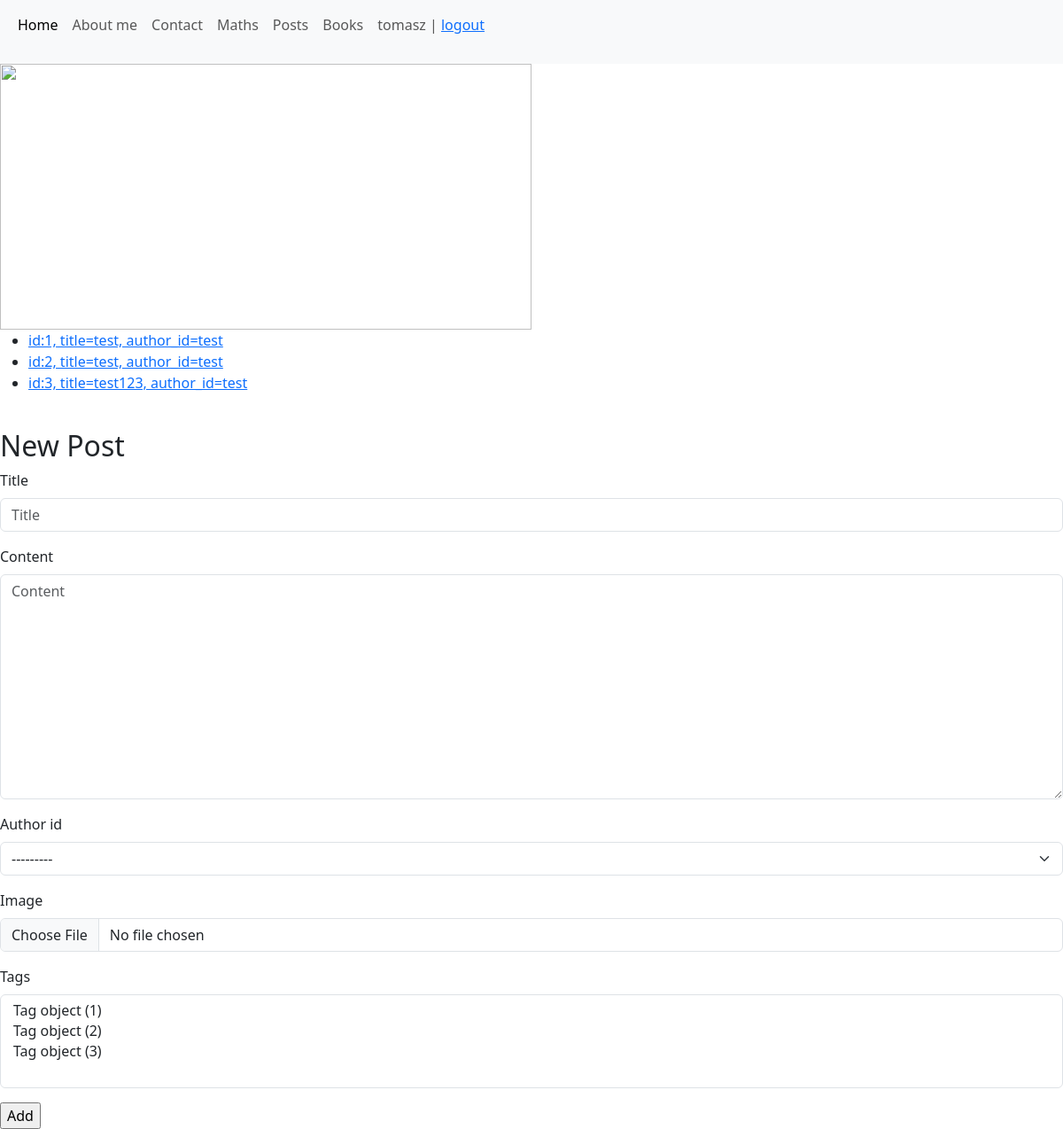
The page /posts/ (signed in) on the database its author committed.
### posts/models.py (models this page shows)
class Post(models.Model):
   title = models.CharField(max_length=20)
   content = models.TextField()
   created = models.DateTimeField(auto_now_add=True)
   modified = models.DateTimeField(auto_now_add=True)
   author_id = models.ForeignKey('posts.Author', on_delete=models.CASCADE, null=True, blank=True)
   image = models.ImageField(upload_to='photos/%Y/%m/%d')
   tags = models.ManyToManyField("posts.Tag", related_name="posts")
   def __str__(self):
        return f"id:{self.id}, title={self.title}, author_id={self.author_id.nick}"

class Author(models.Model):
   nick = models.CharField(max_length=5)
   email = models.EmailField()
   def __str__(self):
        return f"id:{self.id}, nick={self.nick}, email={self.email}"

### posts/views.py (the view, shortened to what this page needs)
# urls.py: path('', posts_list, name="list"),
def posts_list(request):
   posts = Post.objects.all()
   form = PostForm()
   return render(
       request=request,
       template_name="posts/posts_list.html",
       context={"posts": posts, "form": form}
   )

### posts/forms.py
class PostForm(forms.ModelForm):
   class Meta:
       model = Post
       fields = "__all__"
       fields = ["title", "content", "author_id", "image", "tags"]

### posts/templates/posts/posts_list.html (shortened to what this page needs)
{% extends "main.html" %}
{% load django_bootstrap5 %}
{% block content %}
   <ul>
       {% for p in posts %}
           <li><a href="{% url "posts:details" p.id %}">{{ p }}</a></li>
       {% endfor %}
   </ul>
   <br/>
{% if perms.posts.add_post %}
  <h2>New Post</h2>
  <form method="POST" enctype='multipart/form-data'>
      {% bootstrap_form form %}
      <input type="submit" value="Add">
    </form>
{% endif %}
{% endblock %}

### templates/main.html (shortened to what this page needs)
{% load django_bootstrap5 %}
<!DOCTYPE html>
<html lang="en">
<head>
   {% load static %}
   <link rel="stylesheet" type="text/css" href="{% static 'maths/css/style.css' %}">
   {% bootstrap_css %}
</head>
<body>
    <nav class="navbar navbar-expand-lg bg-body-tertiary">
        <div class="container-fluid">
          <div class="collapse navbar-collapse" id="navbarNavAltMarkup">
            <div class="navbar-nav">
              <a class="nav-link active" aria-current="page" href="/">Home</a>
              <a class="nav-link" href="/me">About me</a>
              <a class="nav-link" href="/contact">Contact</a>
              <a class="nav-link" href="/maths">Maths</a>
              <a class="nav-link" href="/posts">Posts</a>
              <a class="nav-link" href="/books">Books</a>
              {% if user.is_authenticated %}
              <p class="nav-link">
                  {{ user.username }} | <a href="{% url 'logout' %}">logout</a>
              </p>
              {% else %}
                  <a class="nav-link" href="{% url 'login' %}">login</a>
              {% endif %}
            </div>
          </div>
        </div>
      </nav>
    <div id="content">
    <div id="header">
            <img src="{% static 'maths/img/logo.svg' %}" width="600" height="300">
    </div>
    <div id="inner-content">
        {% block content %}{% endblock %}
    </div>
    </div>
</body>
</html>

### maths/static/maths/css/style.css (style rules this page uses)
div#header { color: red; }

### rows shown on the page
Post: id+title+author_id "id:1, title=test, author_id=test"
Post: id+title+author_id "id:2, title=test, author_id=test"
Post: id+title+author_id "id:3, title=test123, author_id=test"

### other values the page prints
{{ user.username }} "tomasz"
